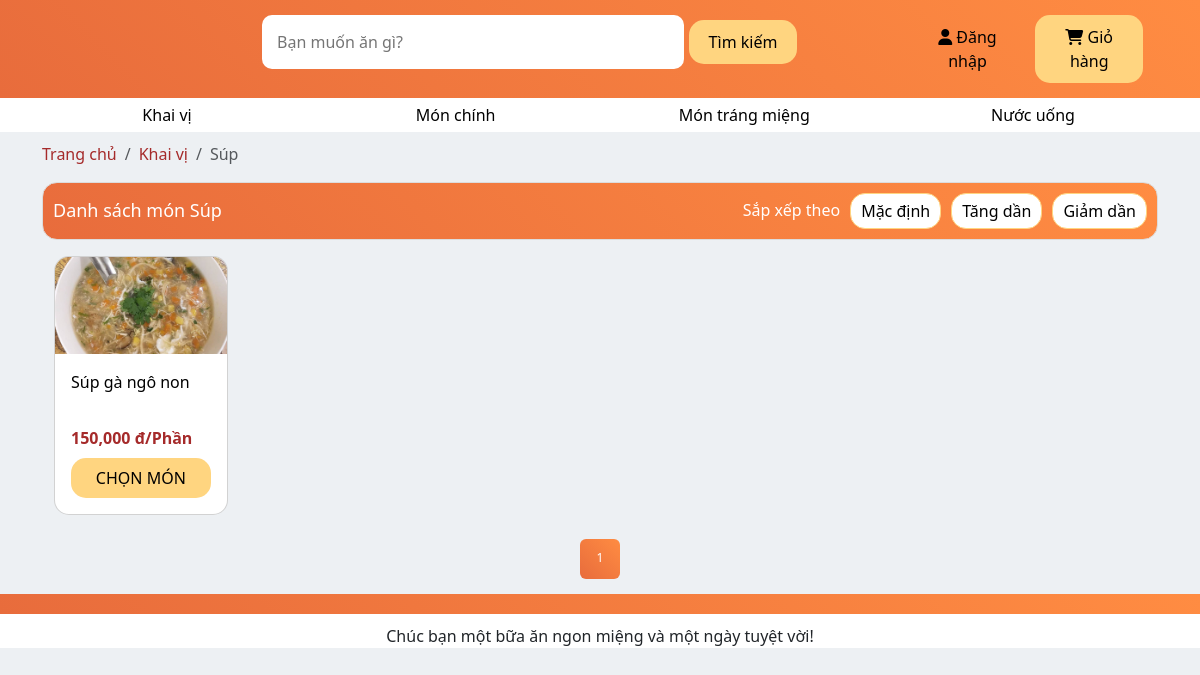
The page /Khai vị/Súp/ on the database as committed earlier.
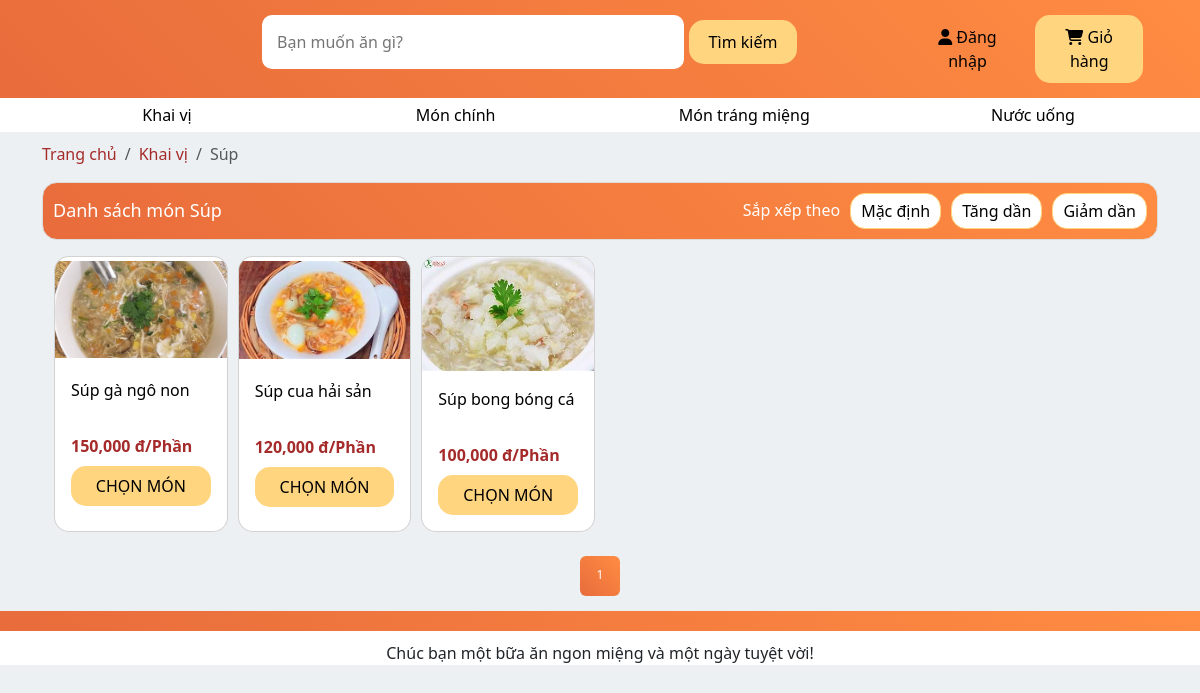
The same page on the database as committed later.
### products/models.py (models this page shows, shortened)
class Category_lv1(models.Model):
    UNIT_TYPE_CHOICES = [
        ('Khai vị', 'Khai vị'),
        ('Món chính', 'Món chính'),
        ('Món tráng miệng', 'Món tráng miệng'),
        ('Nước uống', 'Nước uống'),
    ]
    cate_1 = models.CharField(max_length=500, choices=UNIT_TYPE_CHOICES)
    def __str__(self) -> str:
        return self.cate_1

class Category_lv2(models.Model):
    cate_1 = models.ForeignKey(Category_lv1, on_delete=models.SET_NULL, null=True, blank=False)
    cate_2 = models.CharField(max_length=500)
    num_products = models.IntegerField(default=0) # Số loại món ăn thuộc danh mục cấp 2
    def __str__(self) -> str:
        return self.cate_2

class Product(models.Model):
    prod_name = models.CharField(max_length=500)
    prod_price = models.IntegerField()
    prod_cate_lv1 = models.ForeignKey(Category_lv1, on_delete=models.SET_NULL, null=True, blank=False)
    prod_cate_lv2 = models.ForeignKey(Category_lv2, on_delete=models.SET_NULL, null=True, blank=False)
    prod_description = models.CharField(max_length=500,null=True, blank=False)

### products/views.py (the view, shortened to what this page needs)
# urls.py: path('<str:cate_lv1_name>/<str:cate_lv2_name>/', views.PList_Lv2, name='categories_lv2'),
def PList_Lv2(request, cate_lv1_name, cate_lv2_name):
    cate_lv1 = get_object_or_404(Category_lv1, cate_1=cate_lv1_name)
    cate_lv2 = get_object_or_404(Category_lv2, cate_2=cate_lv2_name, cate_1=cate_lv1)
    products = Product.objects.filter(prod_cate_lv2=cate_lv2)
    for product in products:
        avatar = Product_Image.objects.filter(prod_name=product, is_avatar=True).first()
        product.avatar_url = avatar.ImageURL if avatar else None
        product.prod_price_formatted = "{:,.0f}".format(product.prod_price)
    breadcrumb = [
        {"name": "Trang chủ", "url": "/"},
        {"name": cate_lv1.cate_1, "url": f"/{cate_lv1.cate_1}/"},
        {"name": cate_lv2.cate_2, "url": f"/{cate_lv1.cate_1}/{cate_lv2.cate_2}/"}
    ]
    paginator = Paginator(products, 12)
    page_number = request.GET.get('page')
    page_obj = paginator.get_page(page_number)
    total_pages = paginator.num_pages
    current_page = page_obj.number
    if total_pages <= 7:
        page_range = paginator.page_range
    context = {
        'cate_lv1': cate_lv1,
        'cate_lv2': cate_lv2,
        'page_obj': page_obj,
        'page_range': page_range,
        'breadcrumb': breadcrumb
    }
    return render(request, 'PList_Lv2.html', context)

### products/context_processors.py (called while the page is built)
def nav_categories(request):
    categories_data = []
    categories_lv1 = Category_lv1.objects.all()
    for cate_lv1 in categories_lv1:
        categories_lv2 = Category_lv2.objects.filter(cate_1=cate_lv1)
        categories_data.append({
            "cate_lv1": cate_lv1,
            "categories_lv2": categories_lv2
        })
    return {
        "categories_data": categories_data
    }

### products/models.py (called while the page is built)
    @property
    def ImageURL(self):
        try:
            url = self.prod_image.url
        except :
            url = ''
        return url

### products/templates/PList_Lv2.html (shortened to what this page needs)
{% extends 'base.html' %}
{% load static %}
{% block content %}
<link rel="stylesheet" href="{% static 'css/product_page_style.css' %}">
<section class="bread-crumb">
    <div class="container">
        <nav aria-label="breadcrumb">
            <ol class="breadcrumb">
                {% for item in breadcrumb %}
                    {% if forloop.last %}
                        <li class="breadcrumb-item active" aria-current="page">{{ item.name }}</li>
                    {% else %}
                        <li class="breadcrumb-item"><a href="{{ item.url }}">{{ item.name }}</a></li>
                    {% endif %}
                {% endfor %}
            </ol>
        </nav>
    </div>
</section>
    <section class="product-list">
        <div class="container">
            <div class="product-header">
                <div class="grid">
                    <h1>Danh sách món {{ cate_lv2.cate_2}}</h1>
                    <div class="sort">
                        <h2>Sắp xếp theo</h2>
                        <button id="sort-default">Mặc định</button>
                        <button id="sort-asc">Tăng dần</button>
                        <button id="sort-desc">Giảm dần</button>
                    </div>
                </div>
            </div>
            <div class="filter-and-product-cards">
                <div class="container">
                    <div class="product-cards">
                        <div class="grid" id="product-list">
                            {% for product in page_obj %}
                            <div class="card">
                                <a href="{% url 'product_detail' product.prod_cate_lv1 product.prod_cate_lv2 product.prod_name %}" class="card-title-link">
                                    <img src="{{ product.avatar_url }}" class="card-img-top" alt="{{product.prod_name}}">
                                </a>
                                <div class="card-body">
                                <a href="{% url 'product_detail' product.prod_cate_lv1 product.prod_cate_lv2 product.prod_name %}" class="card-title-link">
                                    <h5 class="card-title line-clamp">
                                        {{product.prod_name}}
                                    </h5>
                                </a>
                                    <div class="product-info">
                                        <p class="price">{{product.prod_price_formatted}} đ/Phần</p>
                                    </div>
                                    <button data-product="{{ product.id }}" data-action="add" class="addtocart update-cart">CHỌN MÓN</button>
                                </div>
                            </div>
                            {% endfor %}
                        </div>
                    </div>
                    <div class="PhanTrang">
                        <nav aria-label="Page navigation" class="mt-4">
                            <ul class="pagination justify-content-center">
                                {% for num in page_range %}
                                    {% if num == '...' %}
                                        <li class="page-item disabled"><span class="page-link">...</span></li>
                                    {% else %}
                                        <li class="page-item {% if page_obj.number == num %}active{% endif %}">
                                            <a class="page-link" href="?page={{ num }}">{{ num }}</a>
                                        </li>
                                    {% endif %}
                                {% endfor %}
                            </ul>
                        </nav>
                    </div>
                </div>
            </div>
        </div>
    </section>
{% endblock %}

### products/templates/base.html (shortened to what this page needs)
{% load static %}
<!doctype html>
<html lang="en">
<head>
    <link href="https://cdn.jsdelivr.net/npm/bootstrap@5.3.3/dist/css/bootstrap.min.css" rel="stylesheet"
>
    <link rel="stylesheet" href = "{% static 'css/base.css' %}">
</head>
<body>
    <header>
        <div class="container">
            <div class="main-header">
                <div class="row">
                    <div class="col-xl-2">
                    </div>
                    <div class="col-xl-7">
                        <form class="search" method = POST action = "{% url "TimKiem" %}">
                            <input class="search-bar" type="search"
                                placeholder="Bạn muốn ăn gì?" name="searched">
                            <button class="search-btn" type="submit">Tìm kiếm</button>
                        </form>
                    </div>
                    <div class="col-xl-3">
                        <div class="customer">
                            <button class="sign-in"><i class="fa-solid fa-user"></i> Đăng nhập</button>
                            <button class="cart"><i class="fa-solid fa-cart-shopping"></i> Giỏ hàng</button>
                        </div>
                    </div>
                </div>
            </div>
        </div>
    </header>
    <nav>
        <div class="container">
            <ul>
                {% for data in categories_data %}
                    <li class="dropdown">
                        <a href="{% url 'categories_products' data.cate_lv1.cate_1 %}">
                            {{ data.cate_lv1.cate_1 }}
                        </a>
                    </li>
                {% endfor %}
            </ul>
        </div>
    </nav>
    {% block content %}
    {% endblock %}
    <footer>
        <div class = "container">
            <p>Chúc bạn một bữa ăn ngon miệng và một ngày tuyệt vời!</p>
        </div>
    </footer>
</body>
</html>

Rows that differ between the two databases and show on the page:
added Product: shows a picture, prod_name "Súp cua hải sản", prod_price_formatted "120,000"
added Product: shows a picture, prod_name "Súp bong bóng cá", prod_price_formatted "100,000"
